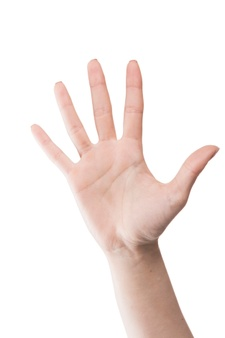
#> input picture hand.jpg, 225 x 338 px
$ python imagecontour1.py   (older library calls are emulated)
#> lines starting #> are read from the running program, lines starting #| are printed output that depends on the picture; after the words box and inside, x2 and y2 are one past the last pixel; in counts of white or black regions, pixels touching at a corner belong together
import cv2
import numpy as np
import matplotlib.pyplot as plt
import os, sys

OriginalImage = cv2.imread('hand.jpg',0)   # get the a gray-scale image
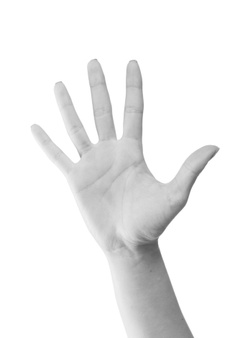
#> OriginalImage: shape (338, 225); min 87, max 255, mean 238.1
plt.figure(1)
plt.subplot(221),plt.imshow(OriginalImage,'gray')

GaussianImage = cv2.GaussianBlur(OriginalImage,(3,3),0)
plt.subplot(222),plt.imshow(GaussianImage,'gray')

ret,thrsh_GaussianImage =       cv2.threshold(GaussianImage,225,255,cv2.THRESH_BINARY)
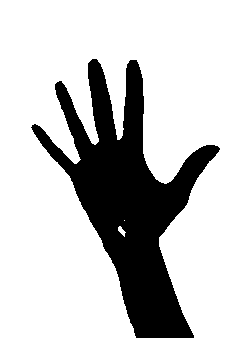
#> thrsh_GaussianImage: shape (338, 225); 75.3% white; 1 black region
plt.subplot(223),plt.imshow(thrsh_GaussianImage,'gray')
plt.show()
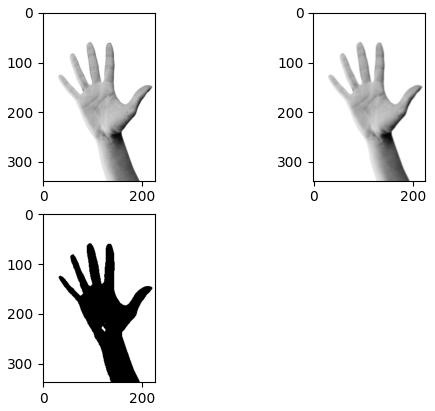
#> figure drawn by matplotlib, 3 panels

im, contours, hierarchy =     cv2.findContours(thrsh_GaussianImage,cv2.RETR_TREE, cv2.CHAIN_APPROX_SIMPLE)
#> contours = 3 contours, 1 with area under 20; largest, box (x1, y1, x2, y2) and area: (0, 0, 225, 338) 56150, (118, 226, 126, 237) 32
cv2.drawContours(thrsh_GaussianImage,contours,-1,(0,255,0),3)
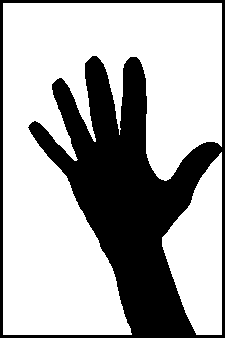
#> thrsh_GaussianImage: shape (338, 225); 66.9% white; 1 black region, box (x1, y1, x2, y2) and area: (0, 0, 225, 338) 25148
cv2.imshow("j", im)
cv2.waitKey()
